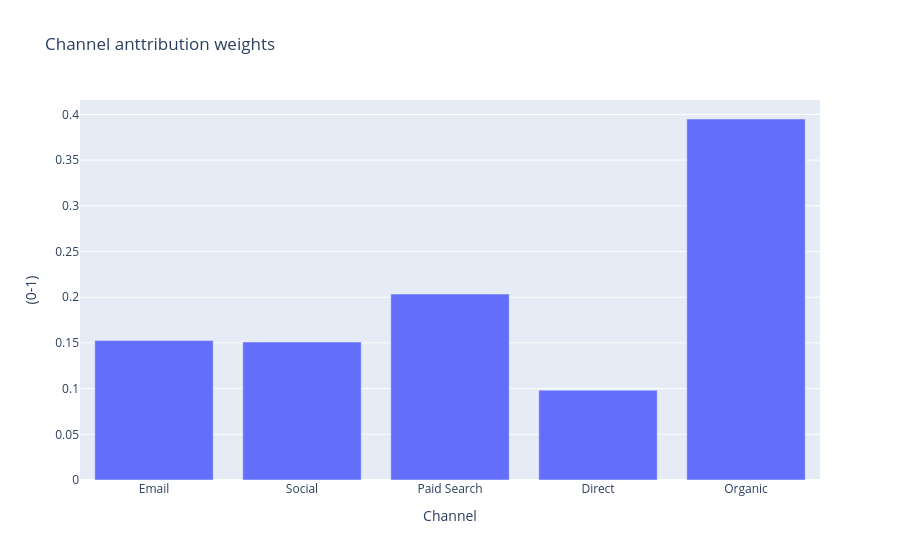

The notebook cell saved with this chart:
### Markdown cell above
## Marketing Attribution using Markov Chain

### Code cell
CHANNELS = ['Email', 'Social', 'Paid Search', 'Direct', 'Organic']

conver_users = df_events[df_events['event_type'] == 'Purchase']['customer_id'].unique()

paths = []
for user_id in conver_users:

    user_events = df_events[df_events['customer_id'] == user_id].sort_values('timestamp')
    channel = user_events['traffic_source'].iloc[0]
    path = ['Start', channel, 'Conversion']
    paths.append(path)

print(f"Total {len(paths)} conversion paths.")

transitions = defaultdict(lambda: defaultdict(int))
for path in paths:
    for i in range(len(path) - 1):
        transitions[path[i]][path[i+1]] += 1

prob_matrix = defaultdict(dict)
for state, next_states in transitions.items():
    total = sum(next_states.values())
    for next_state, count in next_states.items():
        prob_matrix[state][next_state] = count / total


base_conversion_prob = 1.0

removal_effects = {}
channels_to_test = CHANNELS

for channel in channels_to_test:

    if channel in prob_matrix:

        paths_containing_channel = [p for p in paths if channel in p]
        removal_effects[channel] = len(paths_containing_channel) / len(paths)
    else:
        removal_effects[channel] = 0.0

total_effect = sum(removal_effects.values())
markov_attribution = {k: v / total_effect for k, v in removal_effects.items()}

df_attrib = pd.DataFrame(list(markov_attribution.items()), columns=['Channel', 'Attribution'])
fig_attrib = px.bar(
    df_attrib, x='Channel', y='Attribution', 
    title='Channel anttribution weights',
    labels={'Attribution': '(0-1)'}
)
fig_attrib.show()

print("\nAttribution Weights:")
print(df_attrib)

### Figure 1 — Plotly figure (JSON) as saved in the notebook; plotly's stock layout.template omitted (floating-point values rounded to 4 significant figures)
{"data": [{"hovertemplate": "Channel=%{x}<br>(0-1)=%{y}<extra></extra>", "legendgroup": "", "marker": {"color": "#636efa", "pattern": {"shape": ""}}, "name": "", "orientation": "v", "showlegend": false, "textposition": "auto", "type": "bar", "x": ["Email", "Social", "Paid Search", "Direct", "Organic"], "xaxis": "x", "y": [0.1525, 0.1509, 0.2034, 0.09821, 0.395], "yaxis": "y"}], "layout": {"barmode": "relative", "legend": {"tracegroupgap": 0}, "title": {"text": "Channel anttribution weights"}, "xaxis": {"anchor": "y", "domain": [0, 1], "title": {"text": "Channel"}}, "yaxis": {"anchor": "x", "domain": [0, 1], "title": {"text": "(0-1)"}}}}
